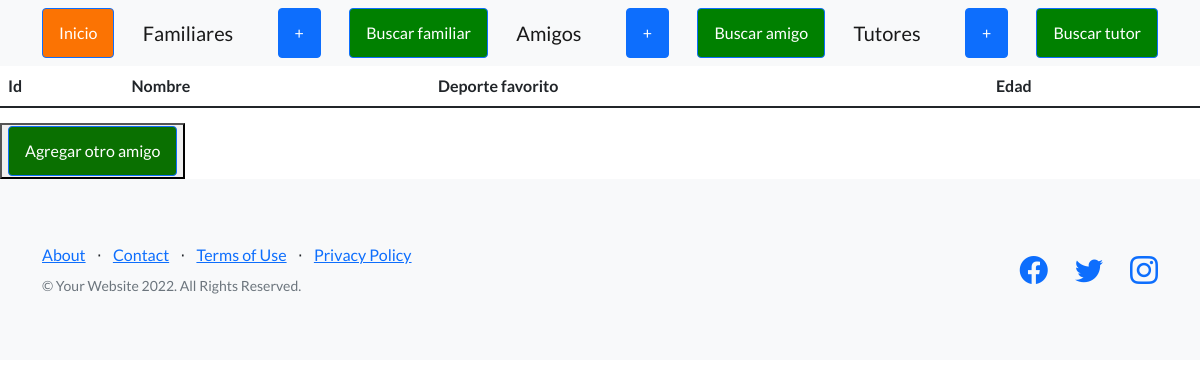
The page /Axel_app/lista_amigos on the database as committed earlier.
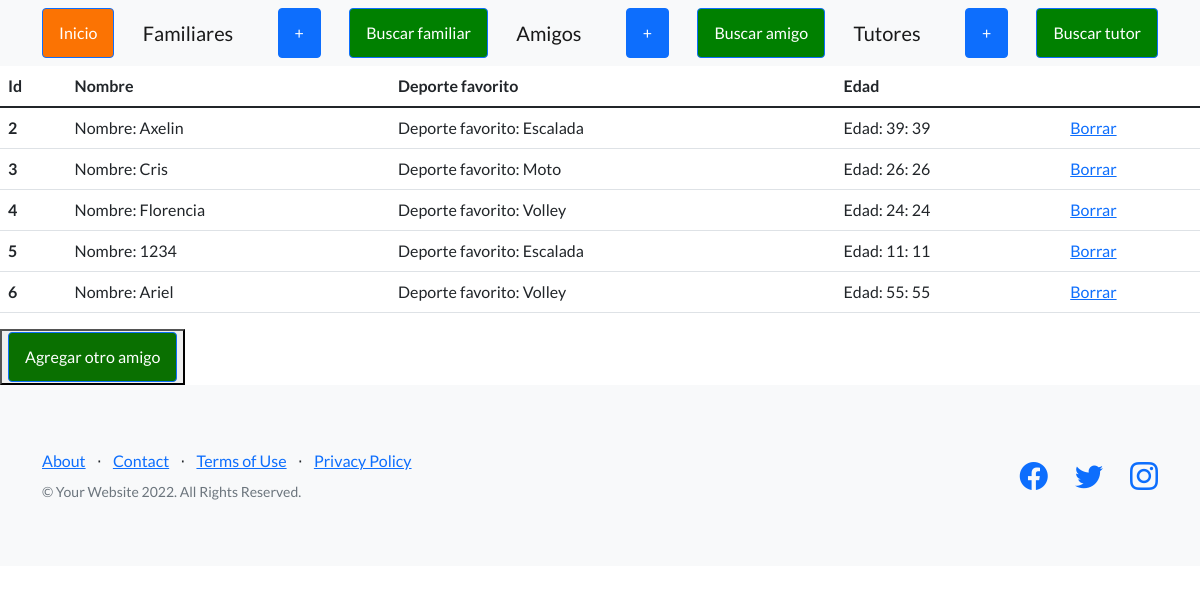
The same page on the database as committed later.
### Axel_app/models.py (models this page shows, shortened)
class Amigos(models.Model):
    nombre = models.CharField(max_length=30)
    deporte_favorito = models.CharField(max_length=30)
    edad = models.IntegerField()

### Axel_app/views.py (the view)
# urls.py: path("lista_amigos", views.lista_amigos, name='amigos'),
def lista_amigos(request):
    lista_amigos = Amigos.objects.all()
    datos_dicc_amigos = {"datos_amigos":lista_amigos}
    return render(request, "plantilla_amigos.html", datos_dicc_amigos)

### Axel_app/templates/plantilla_amigos.html (shortened to what this page needs)
{% extends "padre2.html" %}
{% load static %}
{% block contenido %}
<main>
    <table class="table">
        <thead>
          <tr>
            <th scope="col">Id</th>
            <th scope="col">Nombre</th>
            <th scope="col">Deporte favorito</th>
            <th scope="col">Edad</th>
          </tr>
        </thead>
        <tbody>
            <tr>
                {% for n in datos_amigos %}
                <th scope="row">{{n.id}}</th>
                <td>Nombre: {{n.nombre}} </td>
                <td>Deporte favorito: {{n.deporte_favorito}} </td>
                <td>Edad: {{n.edad}}: {{n.edad}} </td>
                <td><a href="{% url 'borrar_amigo' n.id %}">Borrar</a></td>
            </tr>
            {% endfor %}
        </tbody>
      </table>
    <button>
        <a class="btn btn-primary" href="{% url 'alta_amigos' %}" style="background-color: rgb(10, 112, 1);">Agregar otro amigo</a>
    </button>
</main>
{% endblock %}

Rows that differ between the two databases and show on the page:
added Amigos: id "2", nombre "Axelin", deporte_favorito "Escalada", edad "39"
added Amigos: id "3", nombre "Cris", deporte_favorito "Moto", edad "26"
added Amigos: id "4", nombre "Florencia", deporte_favorito "Volley", edad "24"
added Amigos: id "5", nombre "1234", deporte_favorito "Escalada", edad "11"
added Amigos: id "6", nombre "Ariel", deporte_favorito "Volley", edad "55"
